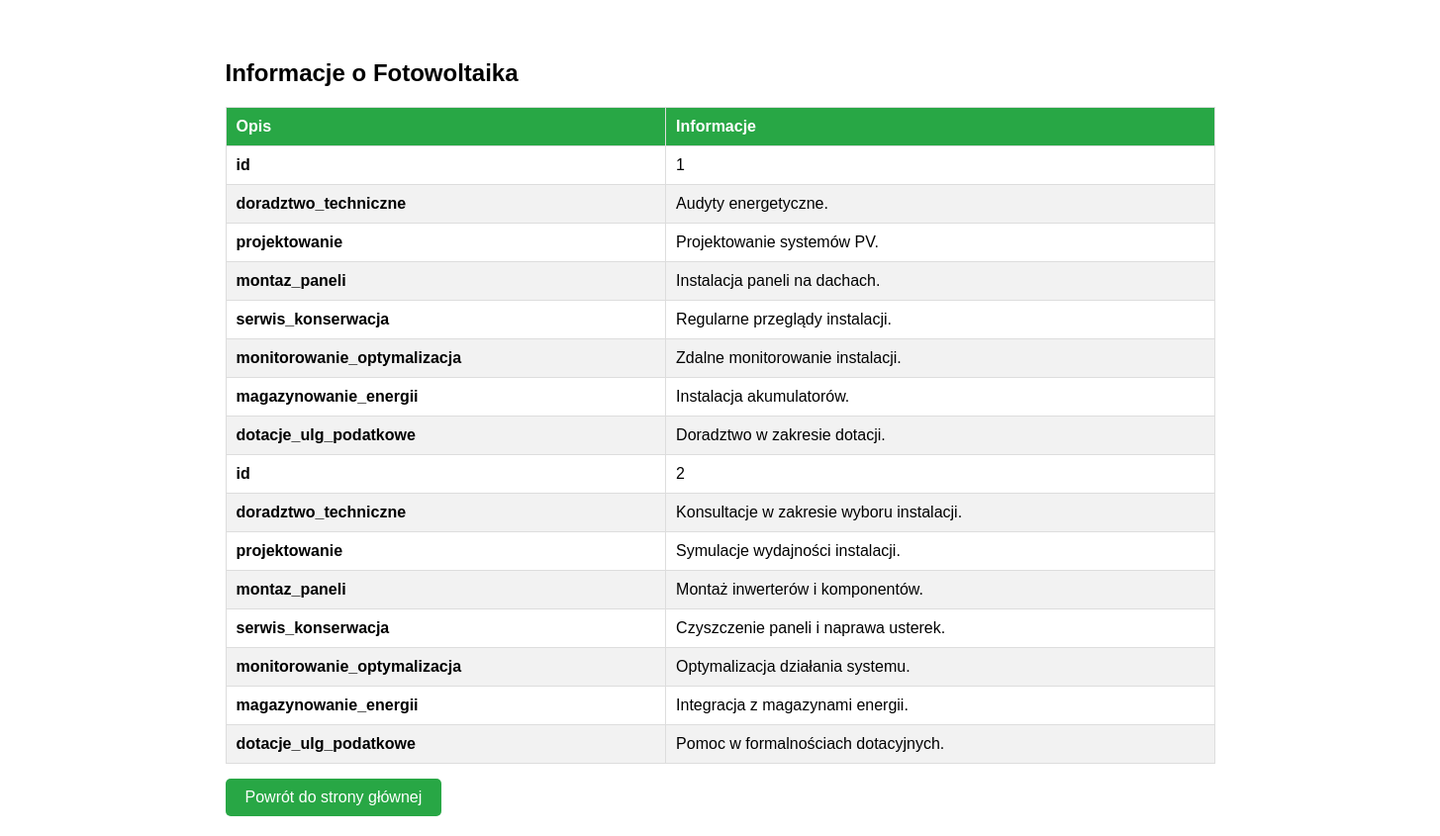
/details.php?category=fotowoltaika, run on the app's committed database.
### tables this page shows
CREATE TABLE `fotowoltaika` (
  `id` int(11) NOT NULL,
  `doradztwo_techniczne` text NOT NULL,
  `projektowanie` text NOT NULL,
  `montaz_paneli` text NOT NULL,
  `serwis_konserwacja` text NOT NULL,
  `monitorowanie_optymalizacja` text NOT NULL,
  `magazynowanie_energii` text NOT NULL,
  `dotacje_ulg_podatkowe` text NOT NULL
);

### details.php (the view, shortened to what this page needs)
<?php
include 'database.php';
if (isset($_GET['category'])) {
    $category = $_GET['category'];
} else {
    die("Błąd: Nie wybrano kategorii.");
}
$query = "";
$categoryName = "";
$videoFile = "";
if ($category == 'fotowoltaika') {
    $query = "SELECT * FROM `fotowoltaika`";
    $categoryName = "Fotowoltaika";
    $videoFile = "filmiki/solar_panels.mp4";
} elseif ($category == 'wiatraki') {
    $query = "SELECT * FROM `turbiny_wiatrowe`";
    $categoryName = "Turbiny Wiatrowe";
    $videoFile = "filmiki/windmill.mp4";
} elseif ($category == 'geotermia') {
    $query = "SELECT * FROM `energia_geotermalna`";
    $categoryName = "Energia Geotermalna";
    $videoFile = "filmiki/Geothermal heating.mp4";
}
$result = mysqli_query($conn, $query);
?>
<!DOCTYPE html>
<html lang="pl">
<head>
    <link rel="stylesheet" href="style.css">
</head>
<body>
    <video autoplay muted loop class="background-video">
        <source src="<?php echo $videoFile; ?>" type="video/mp4">
    </video>
    <div class="content">
        <h2>Informacje o <?php echo $categoryName; ?></h2>
        <table class="details-table">
            <thead>
                <tr>
                    <th>Opis</th>
                    <th>Informacje</th>
                </tr>
            </thead>
            <tbody>
                <?php
                while ($row = mysqli_fetch_assoc($result)) {
                    foreach ($row as $key => $value) {
                        echo "<tr><td><strong>$key</strong></td><td>$value</td></tr>";
                    }
                }
                ?>
            </tbody>
        </table>
        <a href="index.php" class="button">Powrót do strony głównej</a>
    </div>
</body>
</html>

### style.css (style rules this page uses)
body, html { height: 100%; margin: 0; font-family: Arial, sans-serif; }
.background-video { position: absolute; top: 50%; left: 50%; min-width: 100%; min-height: 100%; width: auto; height: auto; z-index: -1; transform: translate(-50%, -50%); object-fit: cover; }
.content { background-color: rgba(255, 255, 255, 0.8); padding: 20px; border-radius: 20px; text-align: left; width: 80%; max-width: 1000px; margin: 20px auto; }
.button { display: inline-block; padding: 10px 20px; background-color: #28a745; color: white; text-decoration: none; border-radius: 5px; margin-top: 15px; }
.details-table { width: 100%; border-collapse: collapse; margin-top: 20px; }
.details-table th, .details-table td { padding: 10px; border: 1px solid #ddd; text-align: left; }
.details-table th { background-color: #28a745; color: white; }
.details-table tr:nth-child(even) { background-color: #f2f2f2; }

### data on the page
fotowoltaika: key "id", id "1", key "doradztwo_techniczne", doradztwo_techniczne "Audyty energetyczne.", key "projektowanie", projektowanie "Projektowanie systemów PV.", key "montaz_paneli", montaz_paneli "Instalacja paneli na dachach.", key "serwis_konserwacja", serwis_konserwacja "Regularne przeglądy instalacji.", key "monitorowanie_optymalizacja", monitorowanie_optymalizacja "Zdalne monitorowanie instalacji.", key "magazynowanie_energii", magazynowanie_energii "Instalacja akumulatorów.", key "dotacje_ulg_podatkowe", dotacje_ulg_podatkowe "Doradztwo w zakresie dotacji."
fotowoltaika: key "id", id "2", key "doradztwo_techniczne", doradztwo_techniczne "Konsultacje w zakresie wyboru instalacji.", key "projektowanie", projektowanie "Symulacje wydajności instalacji.", key "montaz_paneli", montaz_paneli "Montaż inwerterów i komponentów.", key "serwis_konserwacja", serwis_konserwacja "Czyszczenie paneli i naprawa usterek.", key "monitorowanie_optymalizacja", monitorowanie_optymalizacja "Optymalizacja działania systemu.", key "magazynowanie_energii", magazynowanie_energii "Integracja z magazynami energii.", key "dotacje_ulg_podatkowe", dotacje_ulg_podatkowe "Pomoc w formalnościach dotacyjnych."

### other printed values
$categoryName "Fotowoltaika"
